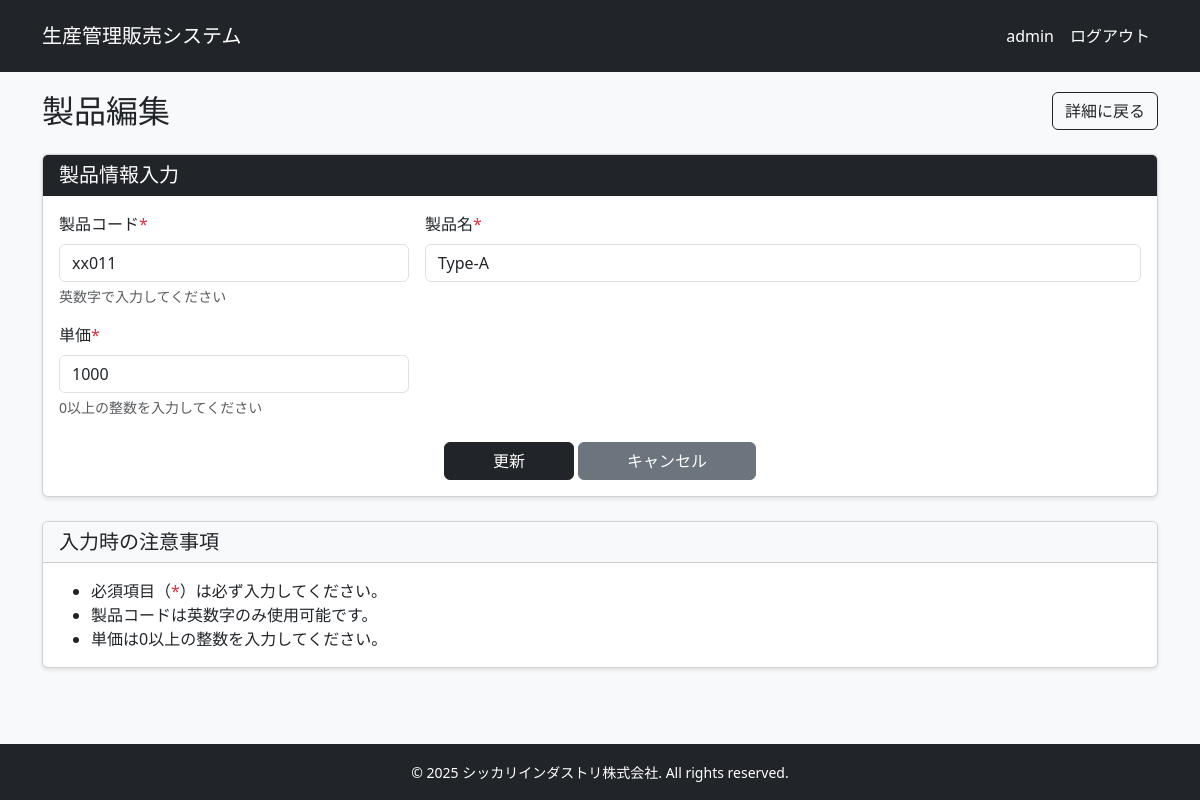
Page /sales/products/1/update/ (signed in) on the committed database.
### apps/sales/models.py (models this page shows, shortened)
class Product(models.Model):
    product_code = models.CharField("製品コード", max_length=10, unique=True)
    name = models.CharField("製品名", max_length=100)
    unit_price = models.DecimalField("製品単価", max_digits=10, decimal_places=0)
    created_at = models.DateTimeField("作成日時", auto_now_add=True)
    updated_at = models.DateTimeField("更新日時", auto_now=True)
    class Meta:
        verbose_name = "製品"
        verbose_name_plural = "製品一覧"

### apps/sales/views.py (the view, shortened to what this page needs)
# urls.py: path('products/<int:pk>/update/', views.ProductUpdateView.as_view(), name='product_update'),
class ProductUpdateView(LoginRequiredMixin, UpdateView):
    model = Product
    form_class = ProductForm
    template_name = 'sales/product_form.html'

### apps/sales/forms.py (shortened to what this page needs)
class ProductForm(forms.ModelForm):
    class Meta:
        model = Product
        fields = ['product_code', 'name', 'unit_price']
    def __init__(self, *args, **kwargs):
        super().__init__(*args, **kwargs)
        for field in self.fields.values():
            field.widget.attrs['class'] = 'form-control'
        self.fields['product_code'].required = True
        self.fields['name'].required = True
        self.fields['unit_price'].required = True
        self.fields['product_code'].widget.attrs['placeholder'] = '例：XX0001'
        self.fields['name'].widget.attrs['placeholder'] = '例：Type-A'
        self.fields['unit_price'].widget.attrs['placeholder'] = '例：1000'
        self.fields['unit_price'].widget.attrs['min'] = 0

### templates/sales/product_form.html (shortened to what this page needs)
{% extends "base.html" %}
{% block content %}
<div class="d-flex justify-content-between align-items-center mb-4">
    <h2 class="mb-0">{% if object %}製品編集{% else %}製品登録{% endif %}</h2>
    <a href="{% if object %}{% url 'sales:product_detail' object.pk %}{% else %}{% url 'sales:product_list' %}{% endif %}" class="btn btn-outline-dark">
         {% if object %}詳細{% else %}一覧{% endif %}に戻る
    </a>
</div>
<div class="card">
    <div class="card-header bg-dark text-white">
        <h5 class="card-title mb-0">製品情報入力</h5>
    </div>
    <div class="card-body">
        <form method="post" novalidate>
            <div class="row g-3">
                <div class="col-md-4">
                    <label for="{{ form.product_code.id_for_label }}" class="form-label">
                        製品コード{% if form.product_code.field.required %}<span class="text-danger">*</span>{% endif %}
                    </label>
                    {{ form.product_code }}
                    <div class="form-text">英数字で入力してください</div>
                </div>
                <div class="col-md-8">
                    <label for="{{ form.name.id_for_label }}" class="form-label">
                        製品名{% if form.name.field.required %}<span class="text-danger">*</span>{% endif %}
                    </label>
                    {{ form.name }}
                </div>
                <div class="col-md-4">
                    <label for="{{ form.unit_price.id_for_label }}" class="form-label">
                        単価{% if form.unit_price.field.required %}<span class="text-danger">*</span>{% endif %}
                    </label>
                    {{ form.unit_price }}
                    <div class="form-text">0以上の整数を入力してください</div>
                </div>
            </div>
            <div class="mt-4 text-center">
                <button type="submit" class="btn btn-dark px-5">
                    {% if object %}更新{% else %}登録{% endif %}
                </button>
                <a href="{% if object %}{% url 'sales:product_detail' object.pk %}{% else %}{% url 'sales:product_list' %}{% endif %}" class="btn btn-secondary px-5">
                    キャンセル
                </a>
            </div>
        </form>
    </div>
</div>
<div class="card mt-4">
    <div class="card-header bg-light">
        <h5 class="card-title mb-0">入力時の注意事項</h5>
    </div>
    <div class="card-body">
        <ul class="mb-0">
            <li>必須項目（<span class="text-danger">*</span>）は必ず入力してください。</li>
            <li>製品コードは英数字のみ使用可能です。</li>
            <li>単価は0以上の整数を入力してください。</li>
        </ul>
    </div>
</div>
{% endblock %}

### templates/base.html (shortened to what this page needs)
<!DOCTYPE html>
<html lang="ja">
<head>
    <link href="https://cdn.jsdelivr.net/npm/bootstrap@5.3.0/dist/css/bootstrap.min.css" rel="stylesheet">
</head>
<body>
    <header>
        <nav class="navbar navbar-expand-lg navbar-dark">
            <div class="container d-flex justify-content-between">
                <a class="navbar-brand" href="{% url 'home' %}">生産管理販売システム</a>
                {% if user.is_authenticated %}
                    <ul class="navbar-nav">
                        <li class="nav-item">
                            <span class="nav-link">{{ user.username }}</span>
                        </li>
                        <li class="nav-item">
                            <a class="nav-link" href="{% url 'logout' %}">ログアウト</a>
                        </li>
                    </ul>
                {% endif %}
            </div>
        </nav>
    </header>
    <main class="main-content">
        <div class="container">
            {% block content %}
            {% endblock %}
        </div>
    </main>
    <footer class="footer text-center">
        <div class="container">
            <small>&copy; 2025 シッカリインダストリ株式会社. All rights reserved.</small>
        </div>
    </footer>
</body>
</html>

### templates/base.html (style rules this page uses)
:root { --primary: #212529; --secondary: #6c757d; --danger: #dc3545; --light: #f8f9fa; --white: #ffffff; --border: #dee2e6; }
body { min-height: 100vh; display: flex; flex-direction: column; }
.main-content { flex: 1; padding: 20px 0; background-color: var(--light); }
.navbar { padding: 1rem 0; background-color: var(--primary) !important; }
.navbar-brand, .nav-link { color: var(--white) !important; transition: opacity 0.3s; }
.card { box-shadow: 0 2px 4px rgba(0,0,0,0.1); transition: transform 0.3s; }
.btn-dark { background-color: var(--primary); border-color: var(--primary); }
.footer { background-color: var(--primary); color: var(--white); padding: 1rem 0; margin-top: auto; }

### rows in the picture
Product: product_code "xx011", name "Type-A", unit_price "1000"

### other values in the picture
{{ user.username }} "admin"
